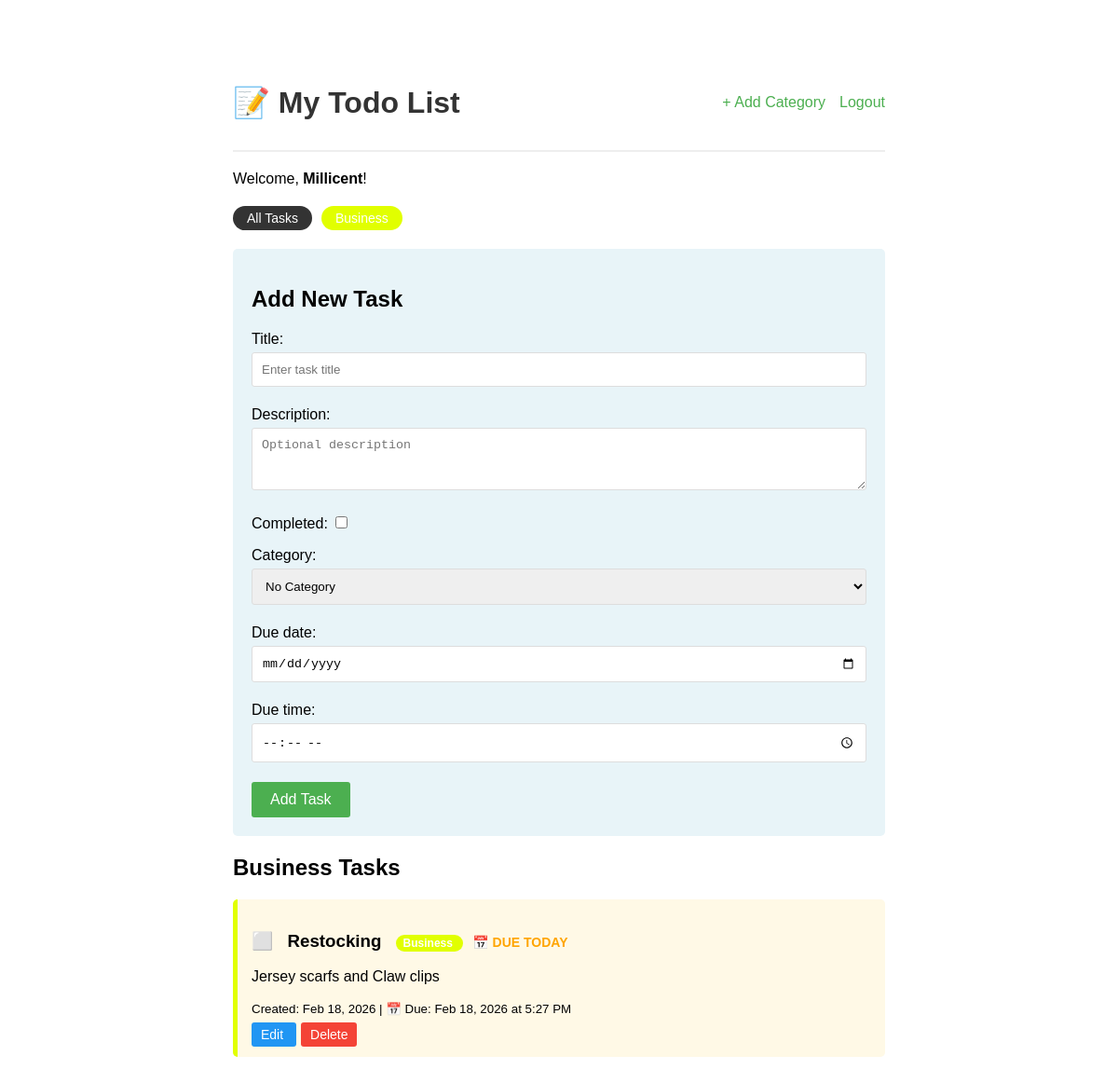
The page /?category=1 (signed in) on the database its author committed.
### tasks/models.py (models this page shows, shortened)
class Category(models.Model):
    user = models.ForeignKey(User, on_delete=models.CASCADE)
    name = models.CharField(max_length=100)
    color = models.CharField(max_length=7, default='#007bff')
    def __str__(self):
        return self.name
    class Meta:
        verbose_name_plural = 'Categories'

class Task(models.Model):
    user = models.ForeignKey(User, on_delete=models.CASCADE)
    title = models.CharField(max_length=200)
    description = models.TextField(blank=True)
    completed = models.BooleanField(default=False)
    created_at = models.DateTimeField(auto_now_add=True)
    category = models.ForeignKey(Category, on_delete=models.SET_NULL, null=True, blank=True)
    due_date = models.DateField(null=True, blank=True)
    due_time = models.TimeField(null=True, blank=True)
    @property
    def is_overdue(self):
        if self.due_date and not self.completed:
            return self.due_date < timezone.now().date()
        return False
    @property
    def is_due_today(self):
        if self.due_date and not self.completed:
            return self.due_date == timezone.now().date()
        return False
    class Meta:
        ordering = ['due_date', '-created_at']

### tasks/views.py (the view)
# urls.py: path('', views.task_list, name='task_list'),
@login_required
def task_list(request):
    category_id = request.GET.get('category')
    categories = Category.objects.filter(user=request.user)
    if category_id:
        tasks = Task.objects.filter(user=request.user, category_id=category_id)
        active_category = Category.objects.get(id=category_id)
    else:
        tasks = Task.objects.filter(user=request.user)
        active_category = None
    if request.method == 'POST':
        form = TaskForm(request.user, request.POST)
        if form.is_valid():
            task = form.save(commit=False)
            task.user = request.user
            task.save()
            return redirect('tasks:task_list')
    else:
        form = TaskForm(request.user)
    return render(request, 'tasks/task_list.html', {
        'tasks': tasks,
        'form': form,
        'categories': categories,
        'active_category': active_category,
    })

### tasks/forms.py
class TaskForm(forms.ModelForm):
    class Meta:
        model = Task
        fields = ['title', 'description', 'completed', 'category', 'due_date', 'due_time']
        widgets = {
            'title': forms.TextInput(attrs={'placeholder': 'Enter task title'}),
            'description': forms.Textarea(attrs={'placeholder': 'Optional description', 'rows': 3}),
            'due_date': forms.DateInput(attrs={'type': 'date'}),
            'due_time': forms.TimeInput(attrs={'type': 'time'}),
        }
    def __init__(self, user=None, *args, **kwargs):
        super().__init__(*args, **kwargs)
        if user:
            self.fields['category'].queryset = Category.objects.filter(user=user)
            self.fields['category'].empty_label = "No Category"

### tasks/templates/tasks/task_list.html (shortened to what this page needs)
<!DOCTYPE html>
<html>
<head>
</head>
<body>
    <div class="nav">
        <h1>📝 My Todo List</h1>
        <div class="nav-links">
            <a href="{% url 'tasks:add_category' %}">+ Add Category</a>
            <form method="POST" action="{% url 'logout' %}" style="display: inline; margin: 0;">
                <button type="submit" class="logout-btn">Logout</button>
            </form>
        </div>
    </div>
    <p>Welcome, <strong>{{ user.username }}</strong>!</p>
    {% if categories %}
    <div class="category-filters">
        <a href="{% url 'tasks:task_list' %}"
           style="background: #333;"
           class="category-badge">All Tasks</a>
        {% for category in categories %}
            <a href="?category={{ category.id }}"
               style="background: {{ category.color }};"
               class="category-badge">{{ category.name }}</a>
        {% endfor %}
    </div>
    {% endif %}
    <div class="add-form">
        <h2>Add New Task</h2>
        <form method="POST">
            {{ form.as_p }}
            <button type="submit">Add Task</button>
        </form>
    </div>
    <h2>
        {% if active_category %}
            {{ active_category.name }} Tasks
        {% else %}
            All Tasks
        {% endif %}
    </h2>
    {% if tasks %}
        {% for task in tasks %}
            <div class="task {% if task.completed %}completed{% endif %}"
                 style="border-left-color: {% if task.category %}{{ task.category.color }}{% else %}#ddd{% endif %};
                        {% if task.is_overdue %}background: #ffe6e6;{% elif task.is_due_today %}background: #fff9e6;{% endif %}">
                <h3>
                    <a href="{% url 'tasks:toggle_task' task.id %}" style="text-decoration: none; margin-right: 10px;">
                        {% if task.completed %}✅{% else %}⬜{% endif %}
                    </a>
                    {{ task.title }}
                    {% if task.category %}
                        <span class="category-tag" style="background: {{ task.category.color }};">
                            {{ task.category.name }}
                        </span>
                    {% endif %}
                    {% if task.is_overdue %}
                        <span style="color: red; font-size: 14px; margin-left: 10px;">⚠️ OVERDUE</span>
                    {% elif task.is_due_today %}
                        <span style="color: orange; font-size: 14px; margin-left: 10px;">📅 DUE TODAY</span>
                    {% endif %}
                </h3>
                {% if task.description %}
                    <p>{{ task.description }}</p>
                {% endif %}
                <small>
                    Created: {{ task.created_at|date:"M d, Y" }}
                    {% if task.due_date %}
                        | 📅 Due: {{ task.due_date|date:"M d, Y" }}
                        {% if task.due_time %}
                            at {{ task.due_time|time:"g:i A" }}
                        {% endif %}
                    {% endif %}
                </small>
                <div style="margin-top: 10px;">
                    <a href="{% url 'tasks:edit_task' task.id %}"
                       style="background: #2196F3; color: white; padding: 5px 10px;
                              text-decoration: none; border-radius: 3px; font-size: 14px; margin-right: 5px;">
                        Edit
                    </a>
                    <a href="{% url 'tasks:delete_task' task.id %}"
                       style="background: #f44336; color: white; padding: 5px 10px;
                              text-decoration: none; border-radius: 3px; font-size: 14px;"
                       onclick="return confirm('Are you sure you want to delete this task?')">
                        Delete
                    </a>
                </div>
            </div>
        {% endfor %}
    {% else %}
        <p>No tasks yet! Add one above.</p>
    {% endif %}
</body>
</html>

### tasks/templates/tasks/task_list.html (style rules this page uses)
body { font-family: Arial, sans-serif; max-width: 700px; margin: 50px auto; padding: 20px; }
h1 { color: #333; }
.task { background: #f4f4f4; padding: 15px; margin: 10px 0; border-radius: 5px; border-left: 5px solid #ddd; }
.add-form { background: #e8f4f8; padding: 20px; border-radius: 5px; margin-bottom: 20px; }
input[type="text"], textarea, select, input[type="date"], input[type="time"] { width: 100%; padding: 10px; margin: 5px 0; border: 1px solid #ddd; border-radius: 3px; box-sizing: border-box; }
button { background: #4CAF50; color: white; padding: 10px 20px; border: none; border-radius: 3px; cursor: pointer; font-size: 16px; }
.category-filters { margin: 20px 0; display: flex; flex-wrap: wrap; gap: 10px; }
.category-badge { padding: 5px 15px; border-radius: 20px; color: white; text-decoration: none; font-size: 14px; }
.category-tag { padding: 2px 8px; border-radius: 10px; color: white; font-size: 12px; margin-left: 10px; }
.nav { display: flex; justify-content: space-between; align-items: center; margin-bottom: 20px; padding-bottom: 10px; border-bottom: 2px solid #eee; }
.nav-links { display: flex; align-items: center; gap: 15px; }
.nav-links a { color: #4CAF50; text-decoration: none; }
.logout-btn { background: none; color: #4CAF50; border: none; cursor: pointer; font-size: 16px; padding: 0; text-decoration: none; }

### rows shown on the page
Category: name "Business"
Task: title "Restocking", category.name "Business", completed "📅 DUE TODAY", description "Jersey scarfs and Claw clips", created_at "Feb 18, 2026", due_date "Feb 18, 2026", due_time "5:27 PM"

### other values the page prints
{{ user.username }} "Millicent"
